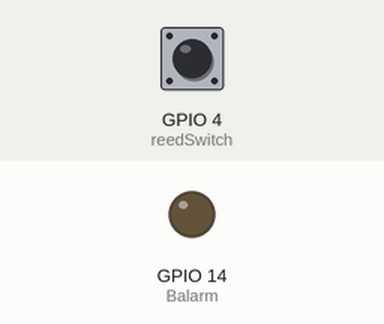
A sketch run on a simulated ESP8266 (NodeMCU). Shown: output pins drawn as LEDs (lit = HIGH). The inputs (shaded band) are chosen by the test bench; at power-on: GPIO 4 (reedSwitch) HIGH. WiFi joins after 1.5 s; servers stay silent unless stated; what the sketch prints to the serial monitor is not drawn.

Above: at 3.0 s.
3.1 s: GPIO 4 (reedSwitch) pulled LOW for 0.15 s
At 5.3 s:
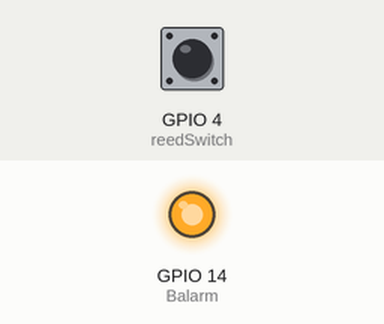
5.6 s: GPIO 4 (reedSwitch) pulled LOW for 3.2 s
At 6.5 s:
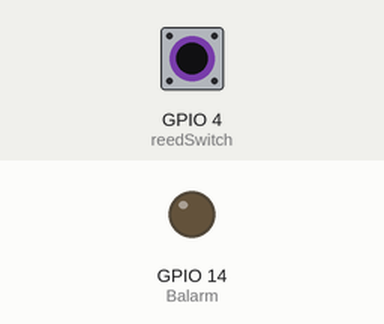
Timing chart, 0 to 10.3 s (numbered marks = the images above; inputs shaded):
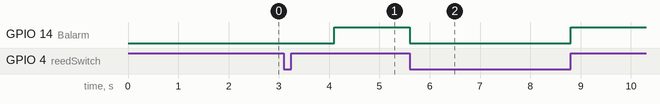

Measured:
- after the input at 3.1 s, GPIO 14 (Balarm): LOW → HIGH after 1.0 s
- after the input at 5.6 s, GPIO 14 (Balarm): HIGH → LOW at once, → HIGH 3.2 s later

The sketch:

mini_project.ino
```cpp
// This code is written by Prashuk Jain pls include all the necessary libraries for smooth working and map the pin no correctly on board with the code
//i would be uploading the full pin allotment in some time

#include <SimpleTimer.h>


#include <BlynkSimpleEsp8266.h>
#include <ESP8266HTTPClient.h>
#include <ESP8266WiFi.h>
#include <WiFiClient.h>
BlynkTimer timer;
int Balarm = 14;   //Buzzer  alarm  connected to GPIO-14 or D5 of nodemcu


const int reedSwitch = 4;
// Detects whenever the door changed state
bool changeState = false;

bool state;
String doorState;

unsigned long previousMillis = 0;
const long interval = 1000;


 char auth[] ="your auth id";

 char ssid[] = "Your SSID";
 char password[] ="Your Pass";


// Runs whenever the re  edswitch changes state
ICACHE_RAM_ATTR void changeDoorStatus() {
  Serial.println("State changed");
  changeState = true;
}

void setup() {
  // Serial port for debugging purposes
  Serial.begin(115200);

  // Read the current door state
  pinMode(reedSwitch, INPUT_PULLUP);
  state = digitalRead(reedSwitch);
  pinMode(Balarm, OUTPUT);   // Buzzer alaram as output
  digitalWrite (Balarm, LOW);

  // Set LED state to match door state
  // Set the reedswitch pin as interrupt, assign interrupt function and set CHANGE mode
  attachInterrupt(digitalPinToInterrupt(reedSwitch), changeDoorStatus, CHANGE);
   Blynk.virtualWrite(V0, state);

 WiFi.begin(ssid, password);
  Serial.println("Connecting");
  while(WiFi.status() != WL_CONNECTED) {
    delay(500);
    Serial.print(".");
  }
  Serial.println("");
  Serial.print("Connected to WiFi network with IP Address: ");
  Serial.println(WiFi.localIP());

  Serial.println("Timer set to 10 seconds (timerDelay variable), it will take 10 seconds before publishing the first reading.");

  // Random seed is a number used to initialize a pseudorandom number generator
  randomSeed(analogRead(0));
   Blynk.begin(auth, ssid, password, "blynk.cloud", 80);
}

 void loop() {

  if (changeState){
    unsigned long currentMillis = millis();
    if(currentMillis - previousMillis >= interval) {
      previousMillis = currentMillis;
      // If a state has occured, invert the current door state
      state = !state;
      if(state==0) {
         doorState = "closed";

         digitalWrite (Balarm, LOW);
         Blynk.virtualWrite(V0, state); //No intrusion Buzzer off

      //Serial.println("Motion absent!");


        }
      else{
        doorState = "open";
        digitalWrite (Balarm, HIGH);
         Blynk.virtualWrite(V0, state);
         Blynk.virtualWrite(V1, "Alert","WARNNG! Door is open");
         Blynk.logEvent("door","Door is open");

        //If intrusion detected ring the buzzer
                       //Ring buzzer for 15 seconds
      //Serial.println("Motion detected!");


      }
      changeState = false;
      Serial.println(state);
      Serial.println(doorState);

        }
  }
   Blynk.run();//Run the Blynk library
    timer.run();//Run the Blynk timer

  }
```
